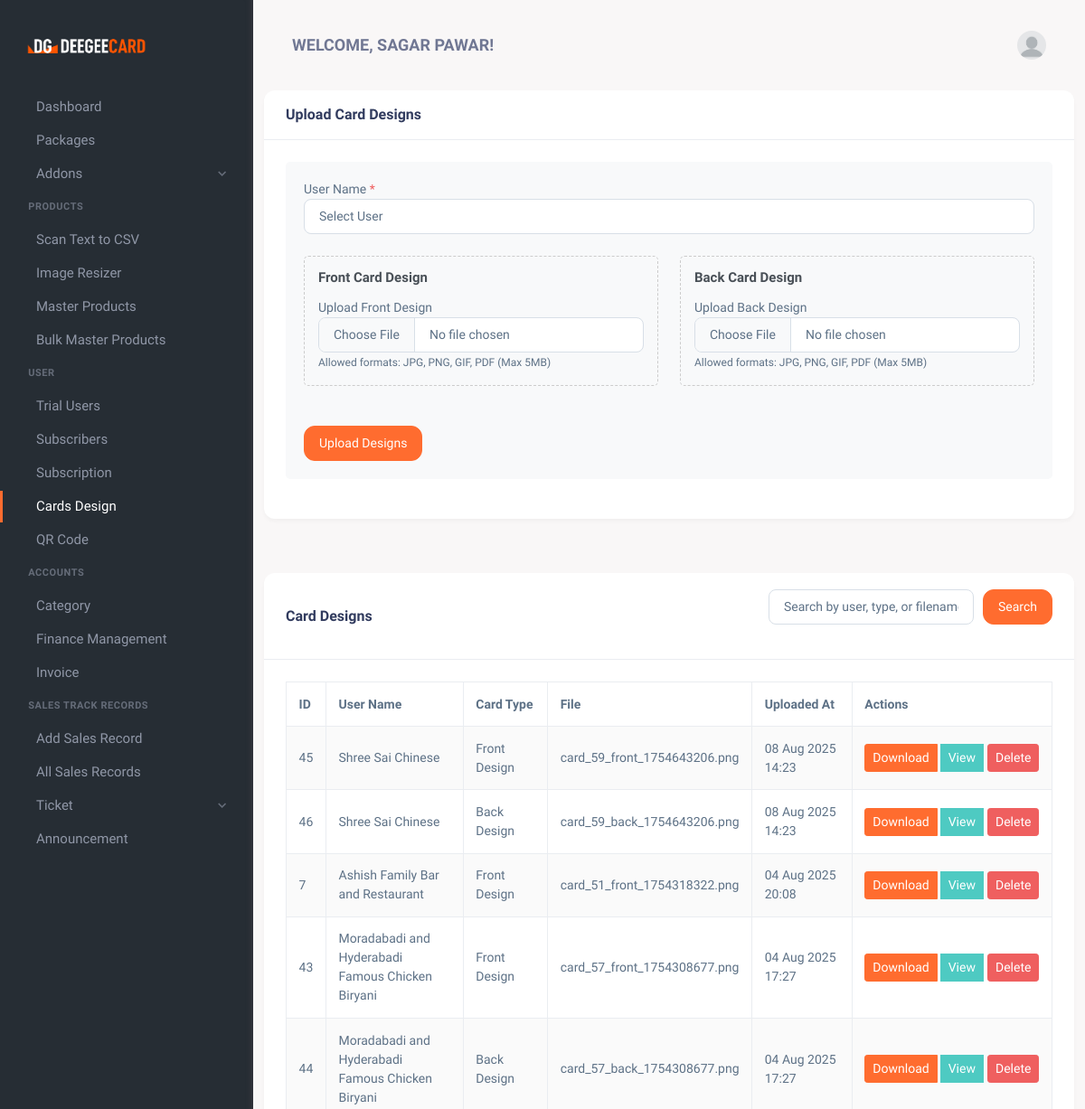
Page /cards.php (signed in, upper part) on the earlier database version.
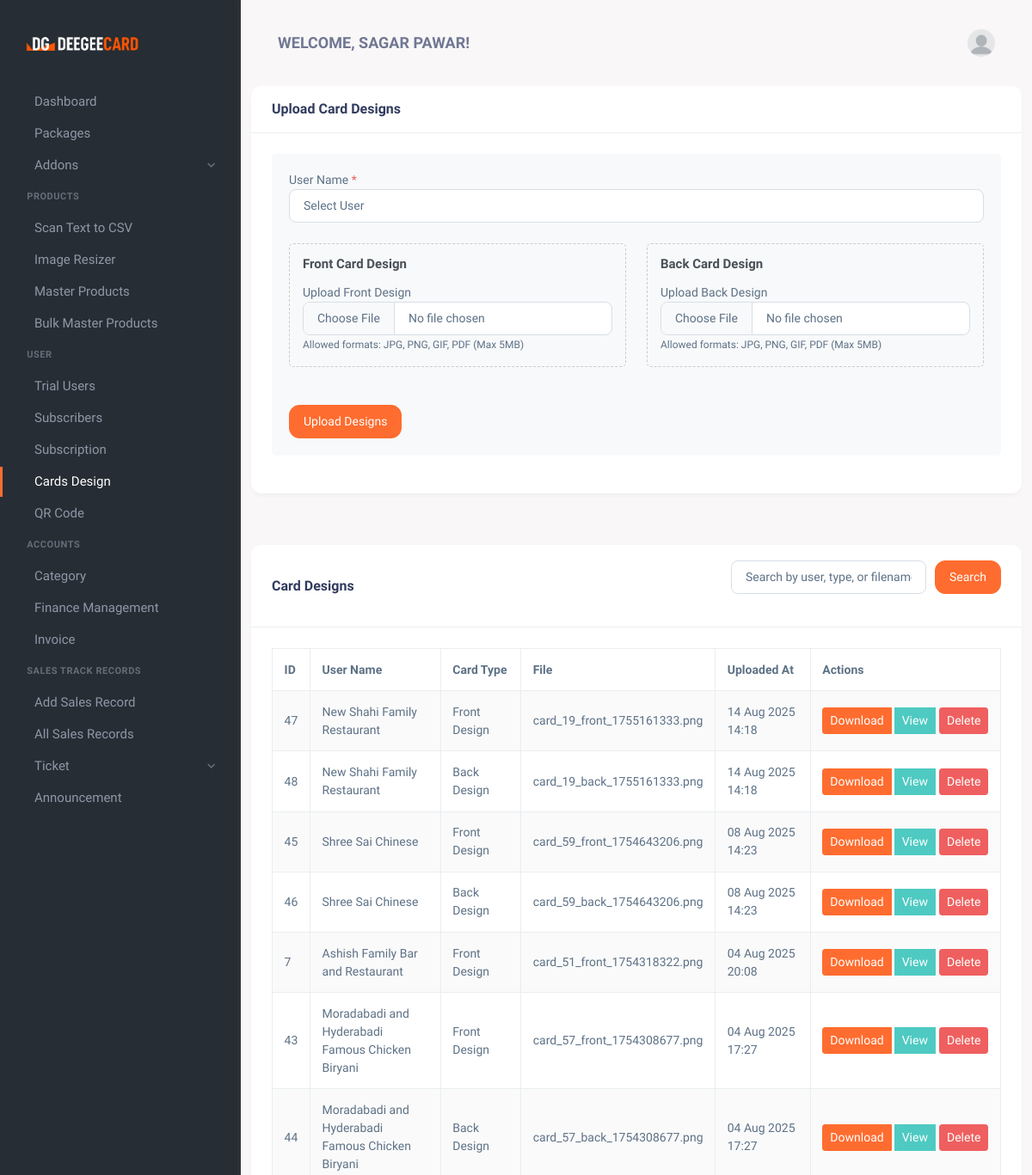
Same page on the later database version.
### tables this page shows
CREATE TABLE `user_cards` (
  `id` int(11) NOT NULL,
  `user_id` int(11) NOT NULL,
  `card_type` enum('front','back') NOT NULL,
  `file_path` varchar(255) NOT NULL,
  `uploaded_at` datetime NOT NULL
);

CREATE TABLE `users` (
  `id` int(11) NOT NULL,
  `Name` varchar(100) NOT NULL,
  `Email` varchar(100) NOT NULL,
  `Password` varchar(255) NOT NULL,
  `role` enum('admin','user','sales_person') NOT NULL DEFAULT 'user',
  `created_at` timestamp NOT NULL DEFAULT CURRENT_TIMESTAMP,
  `updated_at` timestamp NOT NULL DEFAULT CURRENT_TIMESTAMP ON UPDATE CURRENT_TIMESTAMP,
  `phone` varchar(15) NOT NULL,
  `address` text NOT NULL,
  `is_trial` tinyint(1) DEFAULT '0',
  `trial_start` datetime DEFAULT NULL,
  `trial_end` datetime DEFAULT NULL
);

### cards.php (the view, shortened to what the changed rows need)
<?php
require 'db_connection.php';
$cards_sql = "SELECT uc.*, u.name as user_name
              FROM user_cards uc
              JOIN users u ON uc.user_id = u.id";
$cards_sql .= " ORDER BY uc.uploaded_at DESC, u.name ASC, uc.card_type ASC";
$cards_stmt = $conn->prepare($cards_sql);
$cards_stmt->execute();
$cards_result = $cards_stmt->get_result();
?>
<!DOCTYPE html>
<html lang="en">
<head>
    <link href="assets/css/vendor.min.css" rel="stylesheet" type="text/css" />
    <link href="assets/css/icons.min.css" rel="stylesheet" type="text/css" />
    <link href="assets/css/app.min.css" rel="stylesheet" type="text/css" />
    <link href="assets/css/style.css" rel="stylesheet" type="text/css" />
</head>
<body>
    <div class="wrapper">
        <div class="page-content">
            <div class="container">
                <div class="row mt-4">
                    <div class="col-xl-12">
                        <div class="card">
                            <div class="card-body">
                                <div class="table-responsive">
                                    <table class="table table-striped table-bordered">
                                        <thead>
                                            <tr>
                                                <th>ID</th>
                                                <th>User Name</th>
                                                <th>Card Type</th>
                                                <th>File</th>
                                                <th>Uploaded At</th>
                                                <th>Actions</th>
                                            </tr>
                                        </thead>
                                        <tbody>
                                            <?php if ($cards_result->num_rows > 0): ?>
                                                <?php while ($card = $cards_result->fetch_assoc()): ?>
                                                    <tr>
                                                        <td><?php echo $card['id']; ?></td>
                                                        <td><?php echo htmlspecialchars($card['user_name']); ?></td>
                                                        <td><?php echo ucfirst($card['card_type']); ?> Design</td>
                                                        <td>
                                                            <?php
                                                            $file_name = basename($card['file_path']);
                                                            echo htmlspecialchars($file_name);
                                                            ?>
                                                        </td>
                                                        <td><?php echo date('d M Y H:i', strtotime($card['uploaded_at'])); ?></td>
                                                        <td>
                                                            <div class="btn-group" role="group">
                                                                <a href="<?php echo $card['file_path']; ?>" class="btn btn-sm btn-primary mr-1" download>
                                                                    Download
                                                                </a>
                                                                <a href="<?php echo $card['file_path']; ?>" class="btn btn-sm btn-info mr-1" target="_blank">
                                                                    View
                                                                </a>
                                                                <form method="post" style="display:inline;">
                                                                    <button type="submit" name="delete_card" class="btn btn-sm btn-danger"
                                                                            onclick="return confirm('Are you sure you want to delete this card design? This action cannot be undone.')">
                                                                        Delete
                                                                    </button>
                                                                </form>
                                                            </div>
                                                        </td>
                                                    </tr>
                                                <?php endwhile; ?>
                                            <?php endif; ?>
                                        </tbody>
                                    </table>
                                </div>
                            </div>
                        </div>
                    </div>
                </div>
            </div>
        </div>
    </div>
</body>
</html>

Differences in the rows shown:
added user_cards: id "47", user.Name "New Shahi Family Restaurant", card_type "Front", file_path "card_19_front_1755161333.png", uploaded_at "14 Aug 2025 14:18"
added user_cards: id "48", user.Name "New Shahi Family Restaurant", card_type "Back", file_path "card_19_back_1755161333.png", uploaded_at "14 Aug 2025 14:18"
